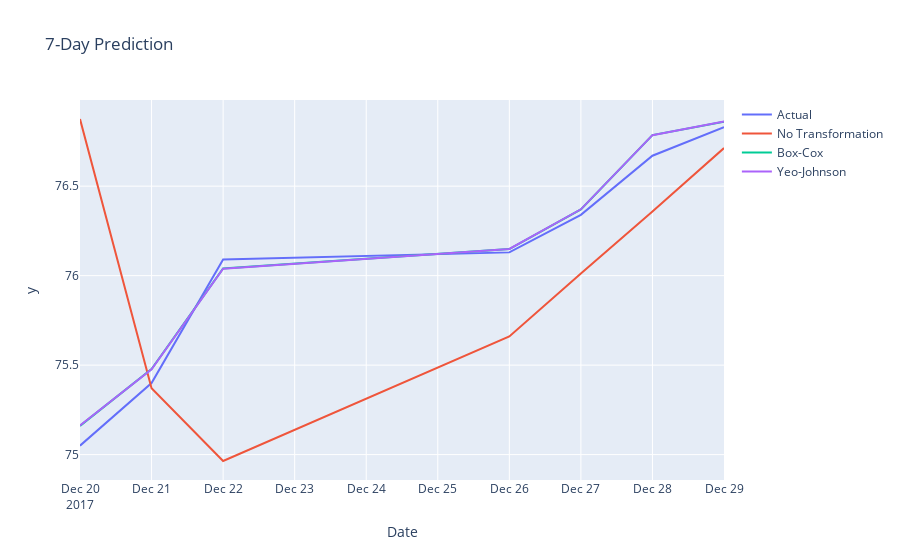

This figure's notebook cell:
### Code cell
fig_7 = px.line(test_7, x=test_7.index, y=test_7, title="7-Day Prediction")
fig_7.data = []
fig_31 = px.line(test_31, x=test_31.index, y=test_31)

best_rmse_7 = 100
best_rmse_7_johnson = 1000000
best_rmse_31 = 100
preds = [None] * 3
for x in range(model_i):
    
    model = df.model[x]
    model_johnson = df_johnson.model[x]
    
    pred_7 = model.get_prediction(start=len(normalised_Data)-6, end=len(normalised_Data))
    pred_7_johnson = model_johnson.get_prediction(start=len(normalised_Data)-6, end=len(normalised_Data))
    pred_31 = model.get_prediction(start=len(normalised_Data)-30, end=len(normalised_Data))

    pred_7.predicted_mean = (pred_7.predicted_mean*fitted_lambda +1)**(1/fitted_lambda)
    pred_7_johnson.predicted_mean = (((johnson_lambda*pred_7_johnson.predicted_mean)+1)**(1/johnson_lambda)) - 1
    pred_31.predicted_mean = (pred_31.predicted_mean*fitted_lambda +1)**(1/fitted_lambda)

    print("Predicted Vals of", x, ": \n", pred_7.predicted_mean)
    #print(model.summary_frame(alpha=0.05))   //mean isn't updated to reversed vals
    #conf_int = (model.conf_int(0.5)*fitted_lambda +1)**(1/fitted_lambda)   //don't think we should be reveresing the conf_int
    conf_int = (pred_7.conf_int(0.5))
    se = (pred_7.se_mean)
    rmse_7 = sm.tools.eval_measures.mse(test_7, pred_7.predicted_mean)
    rmse_7_johnson = sm.tools.eval_measures.mse(test_7, pred_7_johnson.predicted_mean)
    print(rmse_7_johnson)
    rmse_31 = sm.tools.eval_measures.mse(test_31, pred_31.predicted_mean)

    print('\n',"Conf int: \n",conf_int,'\n\n')
    print('\n',"Std Err: \n",se,'\n\n')
    print('\n',"RMSE: \n",rmse_7,'\n\n')

    if(rmse_7 < best_rmse_7):
        preds[0] = pred_7.predicted_mean
    if(rmse_7_johnson < best_rmse_7_johnson):
        preds[1] = pred_7_johnson.predicted_mean
#     if(rmse_31 < best_rmse_31):
#         fig_31.data = [fig_31.data[0]] #clear other traces
#         fig_31.add_scatter(x=test_31.index, y=pred_31.predicted_mean,
#             name='('+', '.join(str(e) for e in df.Order[x])+')'+' ('+', '.join(str(e) for e in df.SeasonalOrder[x])+')', mode='lines')
fig_7.add_scatter(x=test_7.index, y=test_7, name="Actual", mode='lines')
fig_7.add_scatter(x=test_7.index, y=orig_pred_7, name="No Transformation", mode='lines')
fig_7.add_scatter(x=test_7.index, y=preds[0], name="Box-Cox", mode='lines')
fig_7.add_scatter(x=test_7.index, y=preds[1], name="Yeo-Johnson", mode='lines')

### Figure 1 — Plotly figure (JSON) as saved in the notebook; plotly's stock layout.template omitted (floating-point values rounded to 4 significant figures)
{"data": [{"mode": "lines", "name": "Actual", "type": "scatter", "x": ["2017-12-20T00:00:00", "2017-12-21T00:00:00", "2017-12-22T00:00:00", "2017-12-26T00:00:00", "2017-12-27T00:00:00", "2017-12-28T00:00:00", "2017-12-29T00:00:00"], "y": [75.05, 75.4, 76.09, 76.13, 76.34, 76.67, 76.83]}, {"mode": "lines", "name": "No Transformation", "type": "scatter", "x": ["2017-12-20T00:00:00", "2017-12-21T00:00:00", "2017-12-22T00:00:00", "2017-12-26T00:00:00", "2017-12-27T00:00:00", "2017-12-28T00:00:00", "2017-12-29T00:00:00"], "y": [76.88, 75.37, 74.96, 75.66, 76.01, 76.36, 76.71]}, {"mode": "lines", "name": "Box-Cox", "type": "scatter", "x": ["2017-12-20T00:00:00", "2017-12-21T00:00:00", "2017-12-22T00:00:00", "2017-12-26T00:00:00", "2017-12-27T00:00:00", "2017-12-28T00:00:00", "2017-12-29T00:00:00"], "y": [75.16, 75.48, 76.04, 76.15, 76.37, 76.79, 76.86]}, {"mode": "lines", "name": "Yeo-Johnson", "type": "scatter", "x": ["2017-12-20T00:00:00", "2017-12-21T00:00:00", "2017-12-22T00:00:00", "2017-12-26T00:00:00", "2017-12-27T00:00:00", "2017-12-28T00:00:00", "2017-12-29T00:00:00"], "y": [75.16, 75.48, 76.04, 76.15, 76.37, 76.79, 76.86]}], "layout": {"legend": {"tracegroupgap": 0}, "title": {"text": "7-Day Prediction"}, "xaxis": {"anchor": "y", "domain": [0, 1], "title": {"text": "Date"}}, "yaxis": {"anchor": "x", "domain": [0, 1], "title": {"text": "y"}}}}
